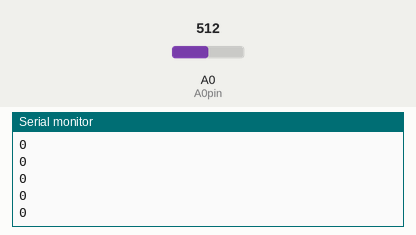
Recording of a sketch running on a simulated Arduino Uno, built with avr-gcc and run on an emulated ATmega328P. Parts: the last lines printed to the serial monitor. The test bench sets the inputs (shaded band); at power-on: A0 (A0pin) = 512.

Above: at 1.2 s.
1.3 s: A0 (A0pin) set to 716
At 2.0 s:
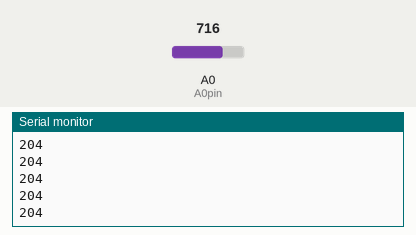
2.8 s: A0 (A0pin) set to 900
At 3.6 s:
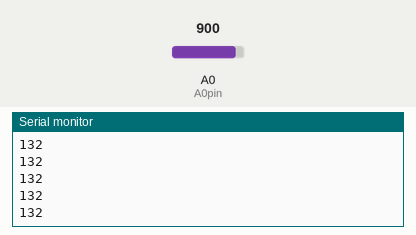
Timing chart, 0 to 5.8 s (numbered marks = the images above; inputs shaded):
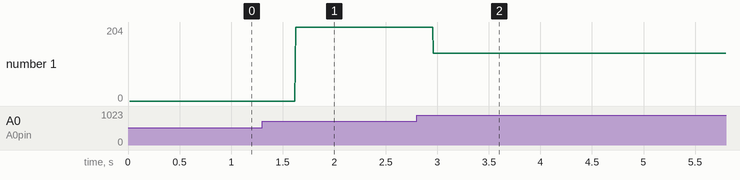

The sketch:

Natcar_code_revised.ino
```cpp
//////////////////////////////////////////////////////////////////////
//
//  Natcar image processing code utilizing TSL1401 line scan camera
//
//  Purpose: To facilitate the use of the TSL1401 camera
//           easily for line following applications utilizing
//           information found in the datasheet
//
//  Author:  Ian Mackie
//
//  Date:    12/13/15
//
//////////////////////////////////////////////////////////////////////

byte CLKpin = 12;              //Define clock pin as pin 12
byte SIpin = 11;               //Define shiftout pin as pin 11
int A0pin =  A0;               //Define analog output pin as pin 10

//////////////////////////////////////////////////////////////////////
//Global variables
byte pixelBuffer[128];           //Buffer to hold pixel information
String line;

//////////////////////////////////////////////////////////////////////

void setup()
{
 Serial.begin(9600);           //Begin serial connection for debugging
 pinMode(CLKpin, OUTPUT);      //
 pinMode(SIpin, OUTPUT);       //Define utilized pins as input/output
 pinMode(A0pin, INPUT);
}


void loop()
{
  getCamera();                        //Call camera function
  printPixels();                      //Print pixel array, starting a new line with each picture
  Serial.println('\n');               //Start each picture on a new line
}

void getCamera()                //function to expose pixels and read them back for processing
{
  digitalWrite(SIpin, HIGH);    //Pull pin high to signal begin capture sequence
  for(byte i = 0; i < 128; i++)
  {
    digitalWrite(CLKpin, HIGH);   //Pull pin high to signal begin of capture sequence
    digitalWrite(SIpin, LOW);     //Pull pin low again to actually begin collecting data
    pixelBuffer[i] = analogRead(A0pin);         //Read in pixel info with each pulse starting with MSB(left side)
    digitalWrite(CLKpin, LOW);
  }
}

void printPixels()                        //test function to verify code is working
{
  for(byte i = 0; i < 128; i++)
  {
     Serial.println(pixelBuffer[i]);      //Print each element of the camera array
  }
}
```

Measured:
- after the input at 1.3 s, the serial monitor: prints a new line after 0.33 s (image 1)
- after the input at 2.8 s, the serial monitor: prints a new line after 0.16 s (image 2)
- plotted number 1: 0 → 204 after the input at 1.3 s, 204 → 132 after the input at 2.8 s
